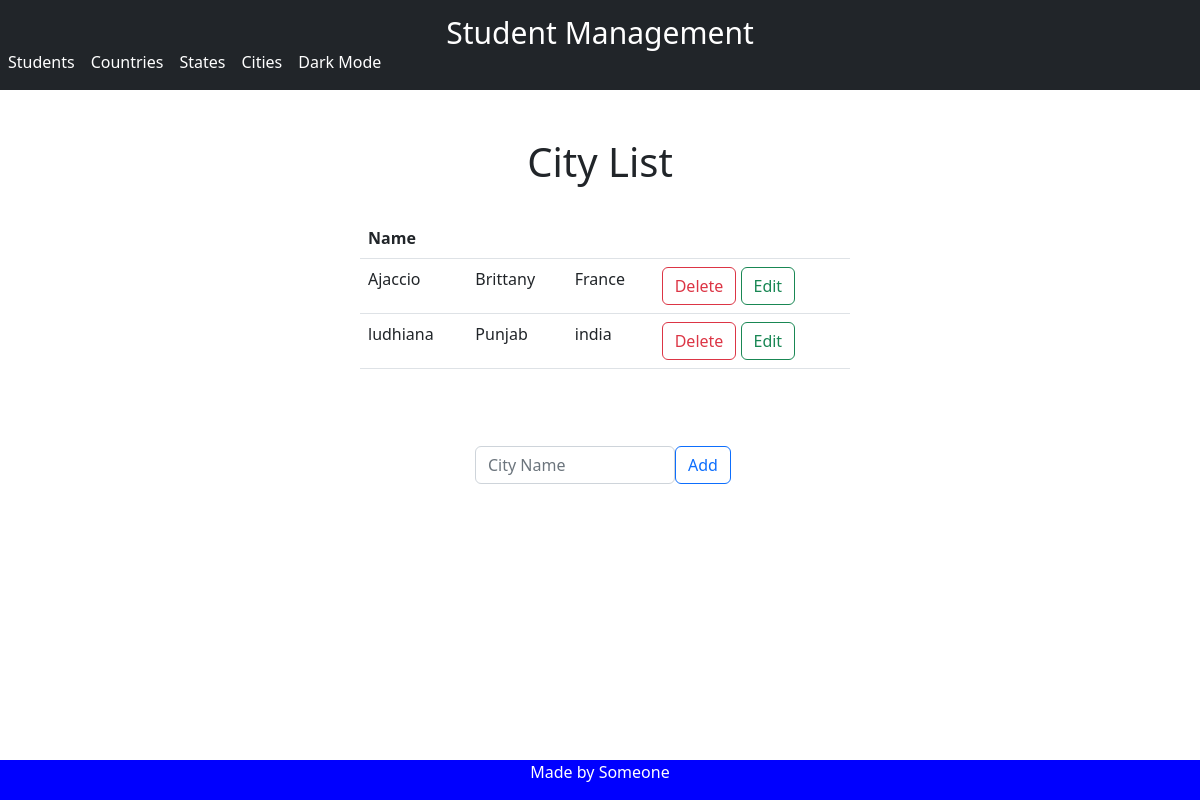
Page /show_all_cities on the earlier database version.
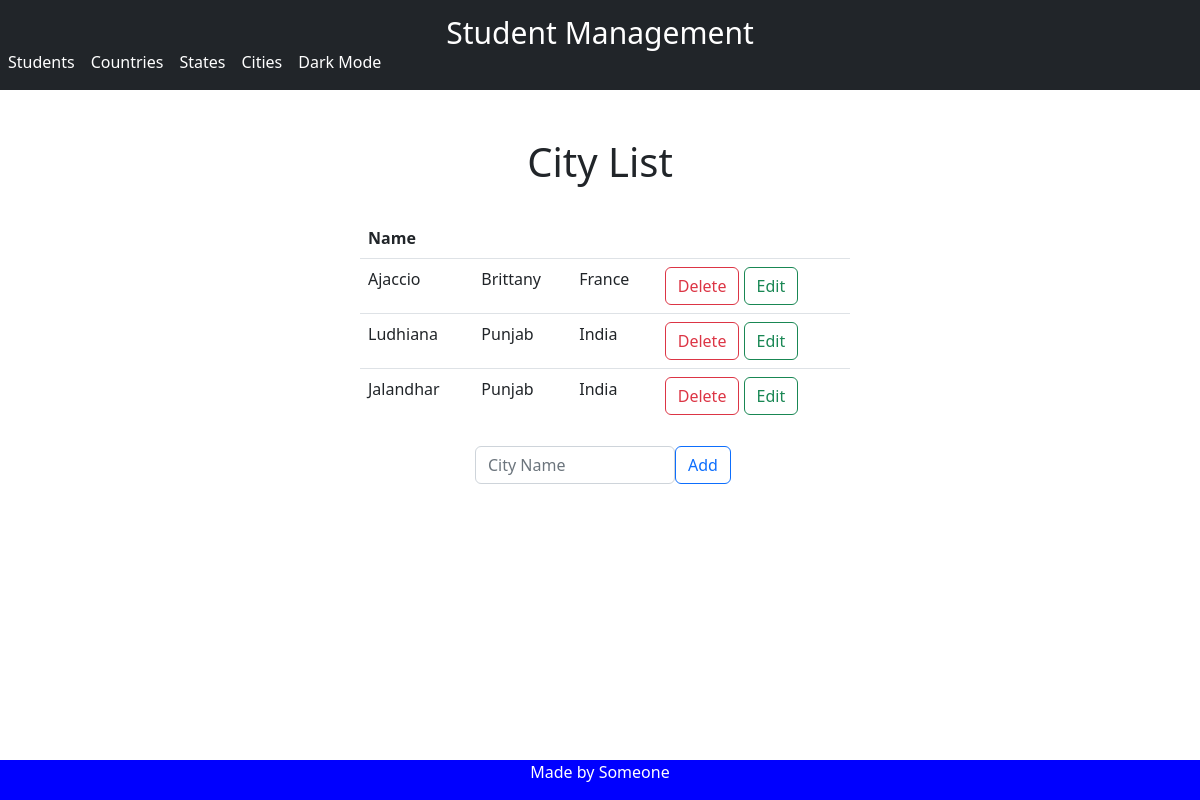
Same page on the later database version.
### models.py (models this page shows, shortened)
class City(db.Model):
    __tablename__ = "city"
    id = db.Column(db.Integer, primary_key=True)
    name = db.Column(db.String(100))
    state_id = db.Column(db.Integer, db.ForeignKey('state.id'))
    state = db.relationship('State')
    country_id = db.Column(db.Integer, db.ForeignKey('country.id'))
    country = db.relationship('Country')

class State(db.Model):
    __tablename__ = "state"
    id = db.Column(db.Integer, primary_key=True)
    name = db.Column(db.String(100))
    country_id = db.Column(db.Integer, db.ForeignKey('country.id'))
    country = db.relationship('Country')

class Country(db.Model):
    __tablename__ = "country"
    id = db.Column(db.Integer, primary_key=True)
    name = db.Column(db.String(100))

### app.py (the view)
@app.route('/show_all_cities')
def show_all_cities():
    return render_template('show_city_list.html', cities=City.query.all())

### templates/show_city_list.html (shortened to what this page needs)
{%extends "skel.html"%}
{%block content%}
<br>
<br>
<h1 style="text-align:center">City List</h1>
<br>
<div style="width:500px; margin:auto" class="d-grid gap-2 col-6 mx-auto">
    <div style="overflow-y:scroll; height:200px; margin-left:10px">
        <table class="table table-hover" id="tb">
            <thead>
            <tr>
                <th colspan="4">Name</th>
            </tr>
            </thead>
            <tbody>
            {% for city in cities %}
            <tr>
                <td>{{ city.name }}</td>
                <td>{{ city.state.name }}</td>
                <td>{{ city.country.name }}</td>
                <td>
                    <button type="button" class="btn btn-outline-danger"
                            onclick="location.href='{{url_for('redirect_to_del_city', city_id = city.id)}}'">Delete
                    </button>
                    <button type="button" class="btn btn-outline-success"
                            onclick="location.href='{{url_for('redirect_to_update_city', city_id = city.id)}}'">Edit
                    </button>
                </td>
            </tr>
            {% endfor %}
            </tbody>
        </table>
    </div>
    <div class="d-grid gap-2 col-12 mx-auto" style="margin-top: 20px;">
        <div class="d-grid gap-2 col-6 mx-auto">
            <form action="{{url_for('add_city')}}" method="POST">
                <div style="float:left; width:80% !important">
                    <input type="text" class="form-control" placeholder="City Name" name="name" required>
                </div>
                <div class="d-grid gap-2 col-5 mx-auto" style="float:left; width:20%; margin-left:20px">
                    <button type="submit" class="btn btn-outline-primary">Add</button>
                </div>
            </form>
        </div>
    </div>
</div>
{%endblock%}

### templates/skel.html (shortened to what this page needs)
<!DOCTYPE html>
<html lang="en">
<head>
    <link href="https://cdn.jsdelivr.net/npm/bootstrap@5.2.1/dist/css/bootstrap.min.css" rel="stylesheet"
>
</head>
<body>
<nav class="navbar navbar-expand-sm navbar-dark bg-dark">
    <a  href="{{url_for('index')}}" class="navbar-brand">Student Management</a>
    <div class="collapse navbar-collapse align-self-end" id="navbarMenu">
        <ul class="navbar-nav">
            <li class="nav-item">
                <a href="{{url_for('show_all_students')}}" class="nav-link active">Students</a>
            </li>
            <li class="nav-item">
                <a href="{{url_for('show_all_country')}}" class="nav-link active">Countries</a>
            </li>
        </ul>
        <ul class="navbar-nav ml-auto">
            <li class="nav-item ">
                <a href="{{url_for('show_all_states')}}" class="nav-link active">States</a>
            </li>
            <li class="nav-item">
                <a href="{{url_for('show_all_cities')}}" class="nav-link active">Cities</a>
            </li>
            <li class="nav-item">
                <a type="button" class="nav-link active"  id="dark" onclick="dark_mode()">Dark Mode</a>
            </li>
        </ul>
    </div>
</nav>
{%block content%}{%endblock%}
{% include "footer.html" %}
</body>
</html>

### templates/footer.html (shortened to what this page needs)
<div class="footer">
  <p>Made by Someone</p>
</div>

### templates/skel.html (style rules this page uses)
@media (min-width: 567px) { .navbar-brand { position: absolute; top: 5px; left: 50%; transform: translateX(-50%); } }
@media (min-width: 567px) { .navbar { min-height: 90px; } }
.navbar-brand { font-size:30px; }

### templates/footer.html (style rules this page uses)
.footer { position: fixed; left: 0; bottom: 0; width: 100%; background-color: blue; color: white; text-align: center; }

Differences in the rows shown:
changed City: name "ludhiana" → "Ludhiana"; country.name "india" → "India"
added City: name "Jalandhar", state.name "Punjab", country.name "India"
